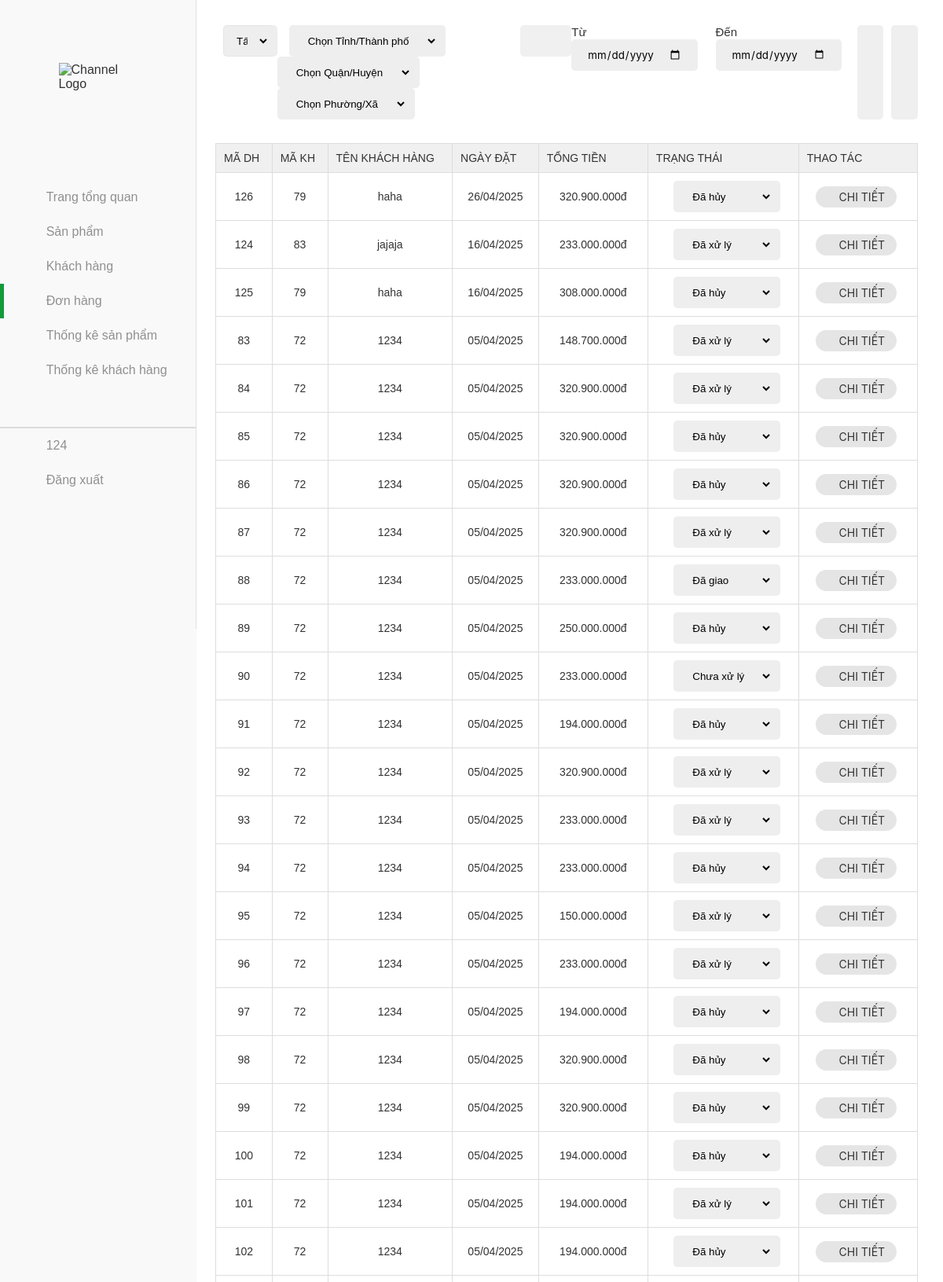
/donhang/donhang.php (signed in, upper part), run on the app's committed database.
### tables this page shows
CREATE TABLE `orders` (
  `id` int(11) NOT NULL,
  `customer_id` int(11) NOT NULL,
  `total` varchar(255) DEFAULT NULL,
  `note` text DEFAULT NULL,
  `payment_method` varchar(50) DEFAULT NULL,
  `delivery_type` varchar(50) DEFAULT NULL,
  `created_at` date NOT NULL DEFAULT current_timestamp(),
  `status` enum('chuaxuly','daxuly','dagiao','dahuy') NOT NULL DEFAULT 'chuaxuly',
  `recipient_name` varchar(255) NOT NULL,
  `recipient_phone` varchar(20) NOT NULL,
  `address` varchar(255) NOT NULL,
  `city_code` varchar(10) DEFAULT NULL,
  `city_name` varchar(100) DEFAULT NULL,
  `district_code` varchar(10) DEFAULT NULL,
  `district_name` varchar(100) DEFAULT NULL,
  `ward_code` varchar(10) DEFAULT NULL,
  `ward_name` varchar(100) DEFAULT NULL,
  `street_address` varchar(255) DEFAULT NULL
);

CREATE TABLE `customer` (
  `id` int(20) NOT NULL,
  `name` varchar(20) NOT NULL,
  `contact` varchar(11) NOT NULL,
  `joindate` date NOT NULL,
  `status` int(255) NOT NULL,
  `password` varchar(255) NOT NULL,
  `email` varchar(255) NOT NULL,
  `address` varchar(255) NOT NULL,
  `city_code` varchar(10) DEFAULT NULL,
  `city_name` varchar(100) DEFAULT NULL,
  `district_code` varchar(10) DEFAULT NULL,
  `district_name` varchar(100) DEFAULT NULL,
  `ward_code` varchar(10) DEFAULT NULL,
  `ward_name` varchar(100) DEFAULT NULL,
  `street_address` varchar(255) DEFAULT NULL,
  `role` varchar(255) NOT NULL
);

### donhang/donhang.php (the view, shortened to what this page needs)
<?php
include('../database.php');
$sql = "SELECT orders.*, customer.name AS customer_name, customer.city_code, customer.city_name, customer.district_code, customer.district_name, customer.ward_code, customer.ward_name
        FROM orders
        INNER JOIN customer ON orders.customer_id = customer.id
        WHERE 1=1";
$sql .= " ORDER BY orders.created_at DESC";
$stmt = $conn->prepare($sql);
$stmt->execute();
$result = $stmt->get_result();
$orders = [];
if ($result->num_rows > 0) {
    while ($row = $result->fetch_assoc()) {
        $orderId = $row['id'];
        $sql_details = "SELECT order_details.*, products.tensp, products.hinhanh
                        FROM order_details
                        INNER JOIN products ON order_details.product_id = products.id
                        WHERE order_details.order_id = $orderId";
        $details_result = $conn->query($sql_details);
        $details = [];
        while ($detail = $details_result->fetch_assoc()) {
            $details[] = $detail;
        }
        $row['details'] = $details;
        $orders[] = $row;
    }
}
?>
<!DOCTYPE html>
<html lang="en">
<head>
    <link rel="stylesheet" href="../assets/css/admin.css">
    <link href="../assets/font/font-awesome-pro-v6-6.2.0/css/all.min.css" rel="stylesheet" />
</head>
<body>
    <div class="container">
        <aside class="sidebar open">
            <div class="top-sidebar">
                <a href="#" class="channel-logo"><img src="../image/logo.png" alt="Channel Logo"></a>
                <div class="hidden-sidebar your-channel"><img src=""
                </div>
            </div>
            <div class="middle-sidebar">
                <ul class="sidebar-list">
                    <li class="sidebar-list-item tab-content ">
                        <a href="../admin.php" class="sidebar-link">
                            <div class="sidebar-icon"><i class="fa-light fa-house"></i></div>
                            <div class="hidden-sidebar">Trang tổng quan</div>
                        </a>
                    </li>
                    <li class="sidebar-list-item tab-content">
                        <a href="../sanpham/sanpham.php" class="sidebar-link">
                            <div class="sidebar-icon"><i class="fa-thin fa-motorcycle"></i></div>
                            <div class="hidden-sidebar">Sản phẩm</div>
                        </a>
                    </li>
                    <li class="sidebar-list-item tab-content ">
                        <a href="../khachhang/khachhang.php" class="sidebar-link">
                            <div class="sidebar-icon"><i class="fa-light fa-users"></i></div>
                            <div class="hidden-sidebar">Khách hàng</div>
                        </a>
                    </li>
                    <li class="sidebar-list-item tab-content active">
                        <a href="../donhang/donhang.php" class="sidebar-link">
                            <div class="sidebar-icon"><i class="fa-light fa-basket-shopping"></i></div>
                            <div class="hidden-sidebar">Đơn hàng</div>
                        </a>
                    </li>
                    <li class="sidebar-list-item tab-content">
                        <a href="../thongkesp/thongke.php" class="sidebar-link">
                            <div class="sidebar-icon"><i class="fa-light fa-chart-simple"></i></div>
                            <div class="hidden-sidebar">Thống kê sản phẩm</div>
                        </a>
                    </li>
                    <li class="sidebar-list-item tab-content">
                        <a href="../thongkekh/thongkekh.php" class="sidebar-link">
                            <div class="sidebar-icon"><i class="fa-light fa-chart-simple"></i></div>
                            <div class="hidden-sidebar">Thống kê khách hàng</div>
                        </a>
                    </li>
                    <li class="sidebar-list-item user-logout" style="border-top: 2px solid rgba(0,0,0,0.12);">
                        <a href="#" class="sidebar-link">
                            <div class="sidebar-icon"><i class="fa-light fa-circle-user"></i></div>
                            <div class="hidden-sidebar" id="name-acc">
                                <?php echo $_SESSION['username']; ?>
                            </div>
                        </a>
                    </li>
                    <li class="sidebar-list-item user-logout">
                        <a class="sidebar-link" style="cursor:pointer">
                            <div class="sidebar-icon"><i class="fa-light fa-arrow-right-from-bracket"></i></div>
                            <div class="hidden-sidebar" id="logoutacc">Đăng xuất</div>
                        </a>
                    </li>
                </ul>
            </div>
        </aside>
        <main class="content">
            <div class="section">
                <div class="admin-control">
                    <form method="GET" action="" class="admin-control-wrapper" style="width: 100%;display: flex;justify-content: space-between;">
                        <div class="admin-control-left">
                            <select name="status" class="form-control" onchange="this.form.submit()">
                                <option value="4" <?php echo (isset($_GET['status']) && $_GET['status'] == '4') ? 'selected' : ''; ?>>Tất cả</option>
                            </select>
                        </div>
                        <div class="admin-control-location">
                            <select name="city" id="city"  onchange="loadDistricts(this.value)" style="margin-left:25px;">
                                <option value="">Chọn Tỉnh/Thành phố</option>
                            </select>
                            <select name="district" id="district"  onchange="loadWards(this.value)">
                                <option value="">Chọn Quận/Huyện</option>
                            </select>
                            <select name="ward" id="ward" >
                                <option value="">Chọn Phường/Xã</option>
                            </select>
                        </div>
                        <div class="admin-control-center">
                            <div class="form-search">
                                <span class="search-btn"><i class="fa-light fa-magnifying-glass"></i></span>
                                <input type="text" name="search" class="form-search-input"
                                    value="<?php echo isset($_GET['search']) ? htmlspecialchars($_GET['search']) : ''; ?>"
                                    placeholder="Tìm kiếm mã đơn, mã khách hàng, tên khách hàng...">
                            </div>
                        </div>
                        <div class="admin-control-right">
                            <div class="fillter-date">
                                <div>
                                    <label for="time-start">Từ</label>
                                    <input type="date" name="start_date" class="form-control-date"
                                        value="<?php echo isset($_GET['start_date']) ? $_GET['start_date'] : ''; ?>">
                                </div>
                                <div>
                                    <label for="time-end">Đến</label>
                                    <input type="date" name="end_date" class="form-control-date"
                                        value="<?php echo isset($_GET['end_date']) ? $_GET['end_date'] : ''; ?>">
                                </div>
                                <button type="submit" class="btn-reset-order"><i class="fa-light fa-filter"></i></button>
                                <button><a href="donhang.php" class="btn-reset-order"><i class="fa-light fa-arrow-rotate-right"></i></a></button>
                            </div>
                        </div>
                    </form>
                </div>
                <div class="table">
                    <table width="100%">
                        <thead>
                            <tr>
                                <td>Mã DH</td>
                                <td>Mã KH</td>
                                <td>Tên khách hàng</td>
                                <td>Ngày đặt</td>
                                <td>Tổng tiền</td>
                                <td>Trạng thái</td>
                                <td>Thao tác</td>
                            </tr>
                        </thead>
                        <tbody id="showOrder">
                            <?php if (count($orders) > 0): ?>
                                <?php foreach ($orders as $order): ?>
                                    <tr>
                                        <td><?php echo $order['id']; ?></td>
                                        <td><?php echo str_pad($order['customer_id'], 2, '0', STR_PAD_LEFT); ?></td>
                                        <td><?php echo htmlspecialchars($order['customer_name']); ?></td>
                                        <td><?php echo date('d/m/Y', strtotime($order['created_at'])); ?></td>
                                        <td><?php echo number_format($order['total'], 0, ',', '.') . 'đ'; ?></td>
                                        <td>
                                            <form method="POST" action="" class="status-form">
                                                <select name="new_status" onchange="this.form.submit()">
                                                    <option value="chuaxuly" <?php echo $order['status'] == 'chuaxuly' ? 'selected' : ''; ?>>Chưa xử lý</option>
                                                    <option value="daxuly" <?php echo $order['status'] == 'daxuly' ? 'selected' : ''; ?>>Đã xử lý</option>
                                                    <option value="dahuy" <?php echo $order['status'] == 'dahuy' ? 'selected' : ''; ?>>Đã hủy</option>
                                                    <option value="dagiao" <?php echo $order['status'] == 'dagiao' ? 'selected' : ''; ?>>Đã giao</option>
                                                </select>
                                            </form>
                                        </td>
                                        <td class="control">
                                            <form method="GET" action="" style="display: inline;">
                                                <button type="submit" class="btn-detail">
                                                    <i class="fa-regular fa-eye"></i> Chi tiết
                                                </button>
                                            </form>
                                        </td>
                                    </tr>
                                <?php endforeach; ?>
                            <?php else: ?>
                                <tr>
                                    <td colspan="7" class="no-products">Không có đơn hàng nào!</td>
                                </tr>
                            <?php endif; ?>
                        </tbody>
                    </table>
                </div>
            </div>
        </main>
    </div>
</body>
</html>

### data on the page
orders: id "126", customer "79", customer.name "haha", created_at "26/04/2025", total "320.900.000", new_status "Đã hủy"
orders: id "124", customer "83", customer.name "jajaja", created_at "16/04/2025", total "233.000.000", new_status "Đã xử lý"
orders: id "125", customer "79", customer.name "haha", created_at "16/04/2025", total "308.000.000", new_status "Đã hủy"
orders: id "83", customer "72", customer.name "1234", created_at "05/04/2025", total "148.700.000", new_status "Đã xử lý"
orders: id "84", customer "72", customer.name "1234", created_at "05/04/2025", total "320.900.000", new_status "Đã xử lý"
orders: id "85", customer "72", customer.name "1234", created_at "05/04/2025", total "320.900.000", new_status "Đã hủy"
orders: id "86", customer "72", customer.name "1234", created_at "05/04/2025", total "320.900.000", new_status "Đã hủy"
orders: id "87", customer "72", customer.name "1234", created_at "05/04/2025", total "320.900.000", new_status "Đã xử lý"
orders: id "88", customer "72", customer.name "1234", created_at "05/04/2025", total "233.000.000", new_status "Đã giao"
orders: id "89", customer "72", customer.name "1234", created_at "05/04/2025", total "250.000.000", new_status "Đã hủy"
orders: id "90", customer "72", customer.name "1234", created_at "05/04/2025", total "233.000.000", new_status "Chưa xử lý"
orders: id "91", customer "72", customer.name "1234", created_at "05/04/2025", total "194.000.000", new_status "Đã hủy"
orders: id "92", customer "72", customer.name "1234", created_at "05/04/2025", total "320.900.000", new_status "Đã xử lý"
orders: id "93", customer "72", customer.name "1234", created_at "05/04/2025", total "233.000.000", new_status "Đã xử lý"
orders: id "94", customer "72", customer.name "1234", created_at "05/04/2025", total "233.000.000", new_status "Đã hủy"
orders: id "95", customer "72", customer.name "1234", created_at "05/04/2025", total "150.000.000", new_status "Đã xử lý"
orders: id "96", customer "72", customer.name "1234", created_at "05/04/2025", total "233.000.000", new_status "Đã xử lý"
orders: id "97", customer "72", customer.name "1234", created_at "05/04/2025", total "194.000.000", new_status "Đã hủy"
orders: id "98", customer "72", customer.name "1234", created_at "05/04/2025", total "320.900.000", new_status "Đã hủy"
orders: id "99", customer "72", customer.name "1234", created_at "05/04/2025", total "320.900.000", new_status "Đã hủy"
orders: id "100", customer "72", customer.name "1234", created_at "05/04/2025", total "194.000.000", new_status "Đã hủy"
orders: id "101", customer "72", customer.name "1234", created_at "05/04/2025", total "194.000.000", new_status "Đã xử lý"
orders: id "102", customer "72", customer.name "1234", created_at "05/04/2025", total "194.000.000", new_status "Đã hủy"

### other printed values
$_SESSION['username'] "124"
